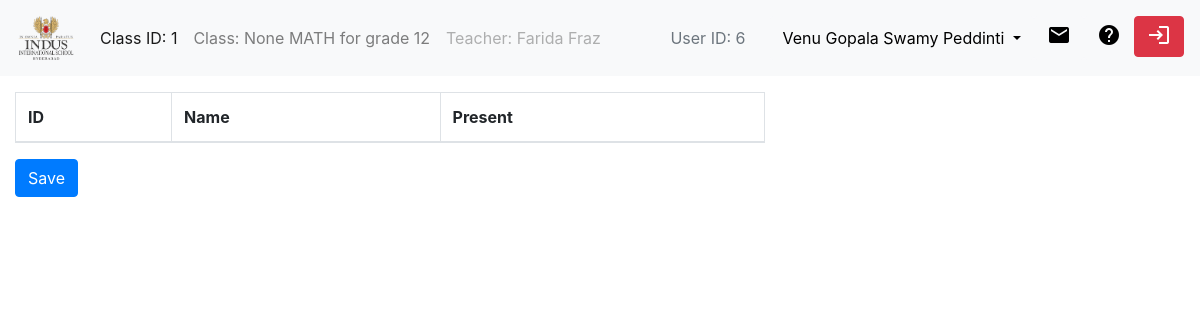
Screenshot of /classdetails/1/1 (signed in) with the database file from the repository.
### classes/models.py (models this page shows)
class ClassModel(models.Model):
    grade = models.IntegerField()
    subject = models.ForeignKey(Subject, on_delete=models.CASCADE)
    block = models.CharField(max_length=3, null = True)
    def __str__(self):
        return f'{self.block} {self.subject} for grade {self.grade}'

class Subject(models.Model):
    name = models.CharField(max_length=15)
    def __str__(self):
        return f'{self.name}'

### account/models.py (models this page shows, shortened)
class Teacher(models.Model):
    user = models.OneToOneField(User, on_delete=models.CASCADE)
    name = models.CharField(max_length=30)
    phone = models.CharField(max_length=12)
    email = models.CharField(max_length=60)
    is_coordinator = models.BooleanField(default=False, help_text="Select only if Teacher is Coordinator.")
    grades = models.CharField(max_length=15, null = True, help_text ="Separate grades by commas.")

### classes/views.py (the view)
# urls.py: path('classdetails/<int:class_id>/<int:teacherclass_id>', classes.views.classdetails, name="classdetails"),
@login_required
def classdetails(request, class_id, teacherclass_id):
    id = request.user.id
    teacherclass = get_object_or_404(TeacherClass, pk = teacherclass_id)
    teacher_name = teacherclass.teacherref.name
    class_name = teacherclass.classref
    classstudents = ClassStudent.objects.filter(classref = class_id)
    user_id = request.user.id
    try:
        if request.user.teacher is not None:
            rolename = 'Teacher'
            name = request.user.teacher.name
    except AttributeError:
        rolename = 'Administrator'
        name = request.user.staff.name
    present, absent = present_absent_cs(classstudents)
    context = {
        'class_id': class_id,
        'class_name': class_name,
        'teacher_name': teacher_name,
        'id': id,
        'classstudents': classstudents,
        'name': name,
        'rolename': rolename,
        'user_id': user_id,
        'present': present,
        'absent': absent
    }
    return render(request, 'classes/classdetails.html', context)

### classes/views.py (called while the page is built)
def present_absent_cs(classstudents):
    present = 0
    absent = 0
    for student in classstudents:
        if student.attendance:
            present += 1
        else:
            absent += 1
    return present, absent

### classes/templates/classes/classdetails.html (shortened to what this page needs)
<!DOCTYPE html>
<html lang="en">
<head>
  {% load static %}
  <link rel="stylesheet" href="{% static 'bootstrap_4.0.0/css/bootstrap.css' %}">
</head>
<body>
<nav class="navbar navbar-expand-lg navbar-light bg-light">
  <a class="navbar-brand" href="{% url 'loginview' %}">
    <img src = "{% static 'images/Logo.png' %}" alt = "Logo" style="width:60px;height:50px;">
  </a>
  <div class="collapse navbar-collapse" id="navbarNavAltMarkup">
    <ul class="navbar-nav mr-auto">
      <li class="nav-item active">
        <a class="nav-link" href="#">Class ID: {{class_id}}<span class="sr-only">(current)</span></a>
      </li>
      <li class="nav-item">
        <a class="nav-link" href="#">Class: {{class_name}}</a>
      </li>
      <li class="nav-item">
        <a class="nav-link disabled" href="#">Teacher: {{teacher_name}}</a>
      </li>
    </ul>
    <div class="navbar-nav ml-auto">
      <button type = "button" class="dropdown-item" href="#" disabled>User ID: {{user_id}}</button>
      <div class="btn-group">
        <button type="button" class="btn bg-light dropdown-toggle" data-toggle="dropdown" aria-haspopup="true" aria-expanded="false">
          {{name}}
        </button>
      </div>
      <button type="button" class="btn bg-light" data-container="body" data-toggle="popover" data-trigger = "focus" data-placement="bottom" data-content = "Notifications Here">
        <span class="material-icons">mail</span>
      </button>
      <button type="button" class="btn bg-light">
        <span class="material-icons">help</span>
      </button>
      <a href = "{% url 'logout' %}"><button type = "button" class = 'btn btn-danger'>
        <i class="material-icons vertical-align-middle padding-bottom-3">login</i>
      </button></a>
    </div>
  </div>
</nav>
<div class = 'container-fluid row'>
  <div class = 'col-8'>
    <form method = "post" action = "{% url 'save' class_id %}" enctype="multipart/form-data">
      <table class="table table-striped table-bordered">
        <thead>
        <tr>
          <th scope="col">ID</th>
          <th scope="col">Name</th>
          <th scope="col">Present</th>
        </tr>
        </thead>
      </table>
      <button class = 'btn btn-primary' type = 'submit'>Save</button>
    </form>
  </div>
  <div class = 'col-4 text-center'>
  </div>
</body>
</html>

### classes/templates/classes/classdetails.html (style rules this page uses)
.vertical-align-middle { vertical-align: middle; }
a { color: inherit; }
.padding-bottom-3 { padding-bottom: 3px; }

### rows the page displays
ClassModel: block+subject+grade "None MATH for grade 12"
Teacher: name "Farida Fraz"
Teacher: name "Venu Gopala Swamy Peddinti"

### other values shown
{{ class_id }} "1"
{{ user_id }} "6"
